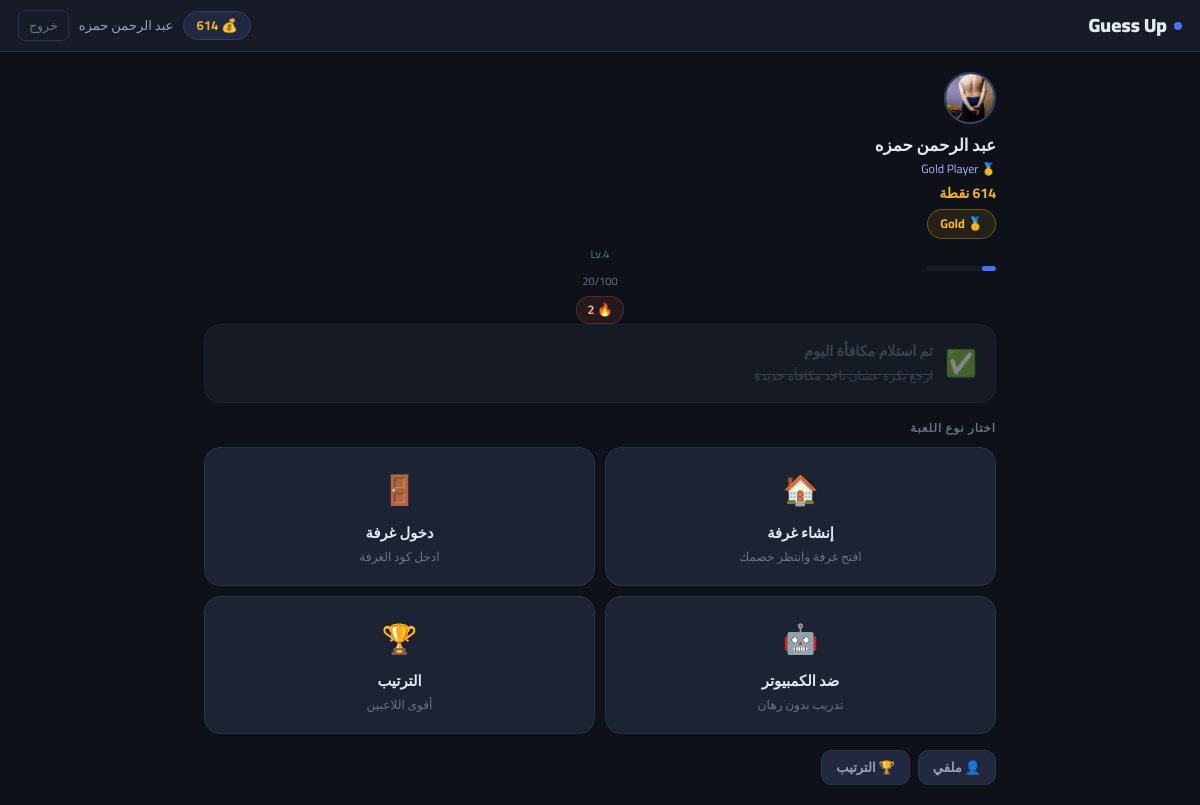
Screenshot of /lobby (signed in) with the database file from the repository.
### models.py (models this page shows, shortened)
class Player(db.Model):
    __tablename__     = 'players'
    id                = db.Column(db.Integer, primary_key=True)
    player_name       = db.Column(db.String(50), unique=True, nullable=False)
    password_hash     = db.Column(db.String(256), nullable=False)
    points            = db.Column(db.Integer, default=100)
    xp                = db.Column(db.Integer, default=0)       # م12: XP
    win_streak        = db.Column(db.Integer, default=0)       # م4: Streak
    best_streak       = db.Column(db.Integer, default=0)       # م4: أحسن streak
    last_daily_reward = db.Column(db.DateTime, nullable=True)  # م2: Daily Reward
    avatar            = db.Column(db.String(200), nullable=True)
    created_at        = db.Column(db.DateTime, default=datetime.utcnow)
    @property
    def rank(self):
        if self.points >= 1000: return {'name': 'Diamond', 'icon': '💎', 'color': '#60a5fa'}
        if self.points >= 500:  return {'name': 'Gold',    'icon': '🥇', 'color': '#fbbf24'}
        if self.points >= 200:  return {'name': 'Silver',  'icon': '⚪', 'color': '#94a3b8'}
        return                         {'name': 'Bronze',  'icon': '🟤', 'color': '#b45309'}
    @property
    def level(self):
        return max(1, self.xp // 100 + 1)
    @property
    def xp_progress(self):
        return self.xp % 100

### app.py (the view)
@app.route('/lobby')
def lobby():
    if not is_logged_in(session): return redirect(url_for('index'))
    player = get_player_by_id(session['player_id'])
    if not player: session.clear(); return redirect(url_for('index'))
    public_rooms = (Room.query
                    .filter_by(is_public=True, status='waiting')
                    .filter(Room.player2_id == None, Room.is_bot_game == False)
                    .order_by(Room.created_at.desc()).limit(10).all())
    daily_ready  = can_claim_daily(player)
    return render_template('lobby.html', player=player,
                           bankrupt=is_bankrupt(player),
                           public_rooms=public_rooms,
                           daily_ready=daily_ready,
                           title=get_player_title(player))

### achievements.py (called while the page is built)
def get_player_title(player):
    if (player.win_streak or 0) >= 5:
        return '🔥 Streak Master'
    wins = Match.query.filter_by(winner_id=player.id).count()
    if wins >= 50: return '🏆 Champion'
    if wins >= 10: return '⚔️ Veteran'
    if player.points >= 1000: return '💎 Diamond Lord'
    if player.points >= 500:  return '🥇 Gold Player'
    return None

### app.py (called while the page is built)
@app.context_processor
def inject_player():
    def get_player():
        pid=session.get('player_id')
        return Player.query.filter_by(id=pid).first() if pid else None
    return dict(get_player=get_player)

### auth.py (called while the page is built)
def get_player_by_id(player_id):
    return Player.query.filter_by(id=player_id).first()

def is_logged_in(session):
    return 'player_id' in session

### points.py (called while the page is built)
def is_bankrupt(player):
    return player.points <= 0

def can_claim_daily(player):
    from datetime import datetime, timedelta
    if not player.last_daily_reward: return True
    return (datetime.utcnow() - player.last_daily_reward).total_seconds() >= 86400

### templates/lobby.html (shortened to what this page needs)
{% extends 'base.html' %}
{% block content %}
<div class="container">
    <div class="hero">
        {% if player.avatar %}
            <img src="/static/avatars/{{ player.avatar }}" class="hero-avatar" alt="">
        {% else %}
            <div class="hero-avatar-ph">👤</div>
        {% endif %}
        <div class="hero-info">
            <div class="hero-name">{{ player.player_name }}</div>
            {% if title %}<div class="hero-title">{{ title }}</div>{% endif %}
            <div class="hero-pts">{{ player.points }} نقطة</div>
            {% set r = player.rank %}
            <span class="rank-pill" data-rc="{{ r.color }}" style="margin-top:5px">
                {{ r.icon }} {{ r.name }}
            </span>
        </div>
        <div class="hero-right">
            <div class="xp-wrap">
                <div class="xp-label">Lv.{{ player.level }}</div>
                <div class="xp-bar">
                    <div class="xp-fill" data-xp="{{ player.xp_progress }}"></div>
                </div>
                <div style="font-size:.68rem;color:var(--muted);margin-top:2px">{{ player.xp_progress }}/100</div>
            </div>
            {% if player.win_streak and player.win_streak >= 2 %}
            <div class="streak-chip" style="margin-top:6px">
                🔥 {{ player.win_streak }}
            </div>
            {% endif %}
        </div>
    </div>
    {% if daily_ready %}
    <div class="daily-card" onclick="claimDaily(this)">
        <span class="daily-icon">🎁</span>
        <div class="daily-text">
            <b>مكافأة اليوم جاهزة</b>
            <s>اضغط عشان تاخد +25 نقطة مجاناً</s>
        </div>
        <span style="color:var(--gold);font-size:1.1rem">←</span>
    </div>
    {% else %}
    <div class="daily-card claimed">
        <span class="daily-icon">✅</span>
        <div class="daily-text">
            <b style="color:var(--muted)">تم استلام مكافأة اليوم</b>
            <s>ارجع بكره عشان تاخد مكافأة جديدة</s>
        </div>
    </div>
    {% endif %}
    {% if bankrupt %}
    <div class="card" style="text-align:center;border-color:rgba(248,113,113,.3)">
        <div style="font-size:1.5rem;margin-bottom:8px">😅</div>
        <h3 style="margin-bottom:6px">وضع المفلسين</h3>
        <p style="color:var(--muted);font-size:.85rem;margin-bottom:14px">نقاطك وصلت صفر — العب بـ 50 من النظام!</p>
        <button onclick="openBankruptModal()" class="btn btn-danger">العب الآن 🔥</button>
    </div>
    {% else %}
    <div class="section-label">اختار نوع اللعبة</div>
    <div class="game-grid">
        <div class="game-card" onclick="openCreateModal()">
            <div class="gc-icon">🏠</div>
            <h3>إنشاء غرفة</h3>
            <p>افتح غرفة وانتظر خصمك</p>
        </div>
        <div class="game-card" onclick="openJoinModal()">
            <div class="gc-icon">🚪</div>
            <h3>دخول غرفة</h3>
            <p>ادخل كود الغرفة</p>
        </div>
        <div class="game-card" onclick="startBot()">
            <div class="gc-icon">🤖</div>
            <h3>ضد الكمبيوتر</h3>
            <p>تدريب بدون رهان</p>
        </div>
        <a href="/leaderboard" class="game-card">
            <div class="gc-icon">🏆</div>
            <h3>الترتيب</h3>
            <p>أقوى اللاعبين</p>
        </a>
    </div>
    {% endif %}
    <div style="display:flex;gap:8px;margin-top:4px">
        <a href="/player/{{ player.id }}" class="btn btn-ghost btn-sm">👤 ملفي</a>
        <a href="/leaderboard"            class="btn btn-ghost btn-sm">🏆 الترتيب</a>
    </div>
</div>
{% endblock %}

### templates/base.html (shortened to what this page needs)
<!DOCTYPE html>
<html lang="ar" dir="rtl">
<head>
</head>
<body>
{% if session.player_id %}
<nav>
    <a href="/lobby" class="nav-logo">
        <span class="dot"></span>
        Guess Up
    </a>
    <div class="nav-right">
        {% set me = get_player() %}
        {% if me %}
        <span class="pts-chip">💰 {{ me.points }}</span>
        <a href="/player/{{ session.player_id }}" class="nav-name">{{ session.player_name }}</a>
        {% endif %}
        <form action="/logout" method="get" style="display:inline">
            <button class="btn-logout">خروج</button>
        </form>
    </div>
</nav>
{% endif %}
{% block content %}{% endblock %}
</body>
</html>

### rows the page displays
Player: points "614", player_name "عبد الرحمن حمزه", avatar (picture), level "4", xp_progress "20", win_streak "2"

### other values shown
{{ title }} "🥇 Gold Player"
{{ r.icon }} "🥇"
{{ r.name }} "Gold"
